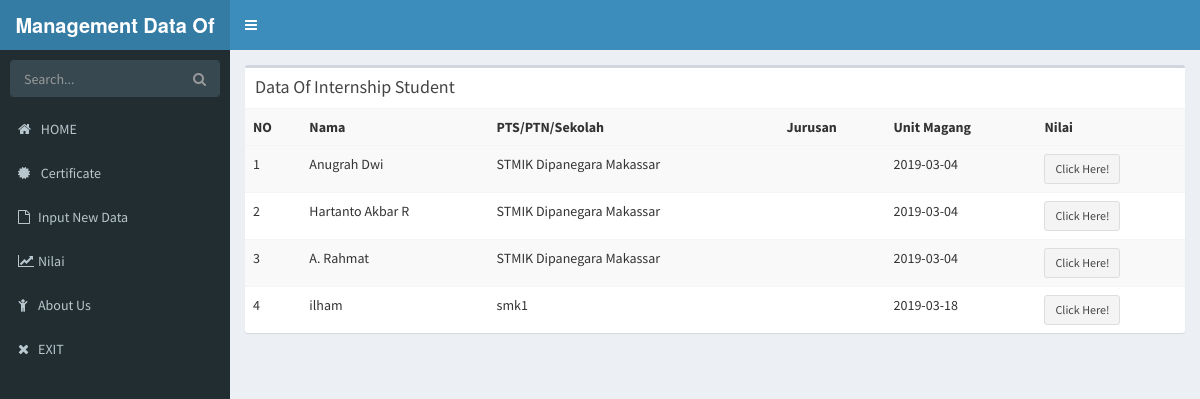
The app's page /mhs/penilaian.php with its own data.
### tables this page shows
CREATE TABLE `mhs` (
  `id` int(11) NOT NULL,
  `id_need` int(11) NOT NULL,
  `nama` varchar(50) NOT NULL,
  `asal` varchar(50) NOT NULL,
  `nama_file` varchar(50) NOT NULL,
  `id_jur` int(11) NOT NULL,
  `tujuan` varchar(20) NOT NULL,
  `tgl_msk` date NOT NULL,
  `tgl_klr` date NOT NULL
);

### mhs/penilaian.php (the view, shortened to what this page needs)
<!DOCTYPE html>
<html>
<head>
  <link rel="stylesheet" href="../bower_components/bootstrap/dist/css/bootstrap.min.css">
  <link rel="stylesheet" href="../bower_components/font-awesome/css/font-awesome.min.css">
  <link rel="stylesheet" href="../bower_components/Ionicons/css/ionicons.min.css">
  <link rel="stylesheet" href="../dist/css/AdminLTE.min.css">
  <link rel="stylesheet" href="../dist/css/skins/_all-skins.min.css">
  <link rel="stylesheet" href="../bower_components/morris.js/morris.css">
  <link rel="stylesheet" href="../bower_components/jvectormap/jquery-jvectormap.css">
  <link rel="stylesheet" href="../bower_components/bootstrap-datepicker/dist/css/bootstrap-datepicker.min.css">
  <link rel="stylesheet" href="../bower_components/bootstrap-daterangepicker/daterangepicker.css">
  <link rel="stylesheet" href="../plugins/bootstrap-wysihtml5/bootstrap3-wysihtml5.min.css">
</head>
<body class="hold-transition skin-blue sidebar-mini">
<div class="wrapper">
    <?php
    include "header.php";
    ?>
  <aside class="main-sidebar">
    <section class="sidebar">
      <form action="#" method="get" class="sidebar-form">
        <div class="input-group">
          <input type="text" name="q" class="form-control" placeholder="Search...">
          <span class="input-group-btn">
                <button type="submit" name="search" id="search-btn" class="btn btn-flat"><i class="fa fa-search"></i>
                </button>
              </span>
        </div>
      </form>
      <?php
      include "sidebar.php";
      ?>
    </section>
  </aside>
  <div class="content-wrapper">
    <section class="content">
      <div class="box">
            <div class="box-header">
              <h3 class="box-title">Data Of Internship Student</h3>
            </div>
            <div class="box-body no-padding">
              <table class="table table-striped">
                <tr>
                  <th ">NO</th>
                  <th ">Nama</th>
                  <th ">PTS/PTN/Sekolah</th>
                  <th ">Jurusan</th>
                  <th ">Unit Magang</th>
                  <th ">Nilai</th>
                </tr>
                <tr>
                  <?php
                  $name1 = mysqli_connect("localhost","root","","mdis");
                  $name2 = mysqli_query($name1,"SELECT * FROM mhs");
                  $nomor = 1;
                  while($data = mysqli_fetch_array($name2)){
                  ?>
                  <tr>
                    <td><?php echo $nomor++; ?></td>
                    <td><?php echo $data['nama']; ?></td>
                    <td><?php echo $data['asal']; ?></td>
                    <td><?php echo $data['jurusan']; ?></td>
                    <td><?php echo $data['tgl_msk']; ?></td>
                    <td>
                        <a type="button" class="btn btn-default btn-sm" class="hapus" href="nilai.php?id=<?php echo $data['id']; ?>">Click Here!</a>
                    </td>
                  </tr>
                  <?php } ?>
                </tr>
              </table>
            </div>
          </div>
    </section>
  </div>
</div>
</body>
</html>

### records on screen
mhs: nama "Anugrah Dwi", asal "STMIK Dipanegara Makassar", tgl_msk "2019-03-04"
mhs: nama "Hartanto Akbar R", asal "STMIK Dipanegara Makassar", tgl_msk "2019-03-04"
mhs: nama "A. Rahmat", asal "STMIK Dipanegara Makassar", tgl_msk "2019-03-04"
mhs: nama "ilham", asal "smk1", tgl_msk "2019-03-18"
